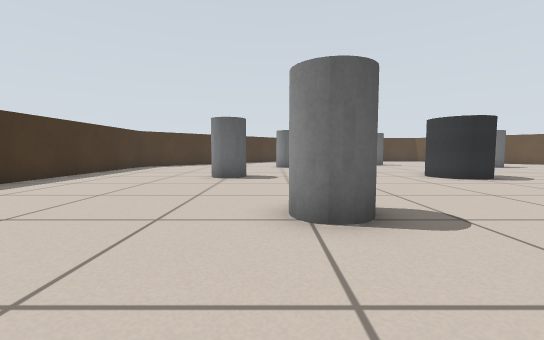
[1] (above)

18 first-person views from a walk through a world built for the Gazebo simulator. The camera is 0.45 m above the floor, tilts 4° down and sees 90° across. The floor is counted in squares, 0.5 m on a side. Each view is taken from the middle of a square. On the plan, view 1 faces up. The plan holds only what a view shows up to about 11 squares ahead; the rest is blank.

[2]
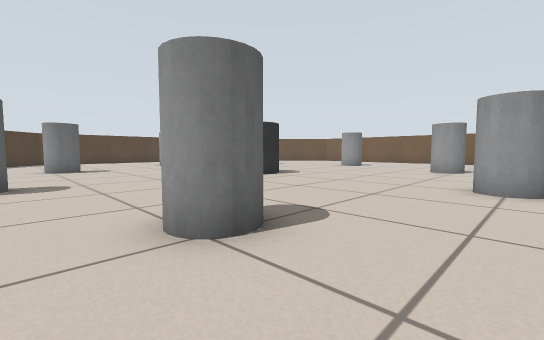

[3]
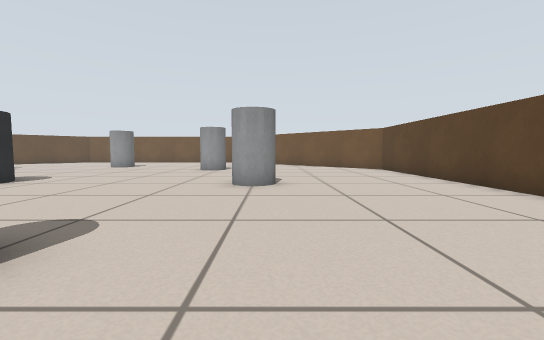

[4]
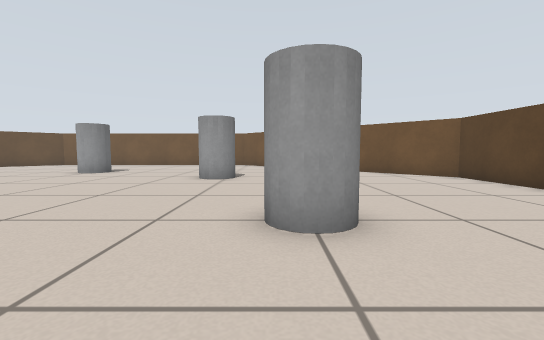

[5]
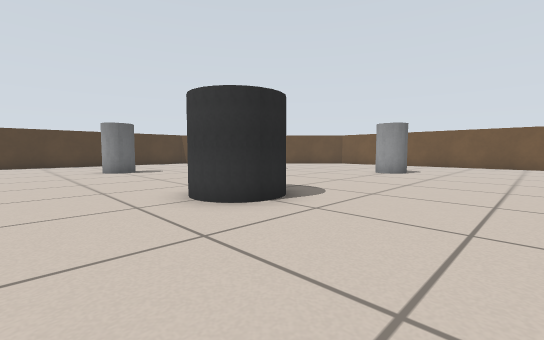

[6]
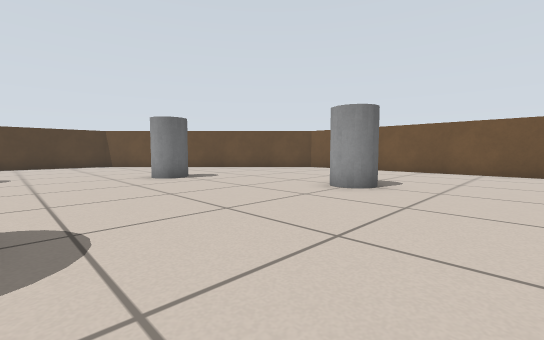

[7]
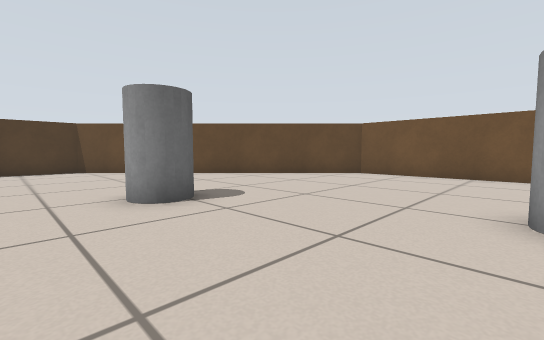

[8]
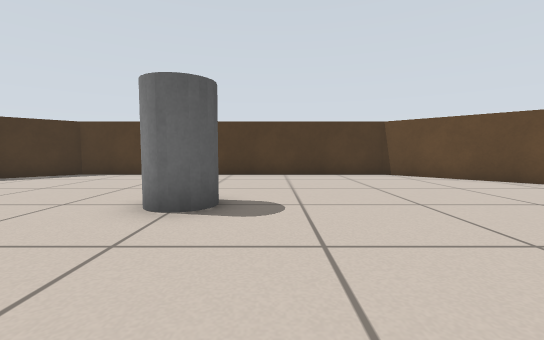

[9]
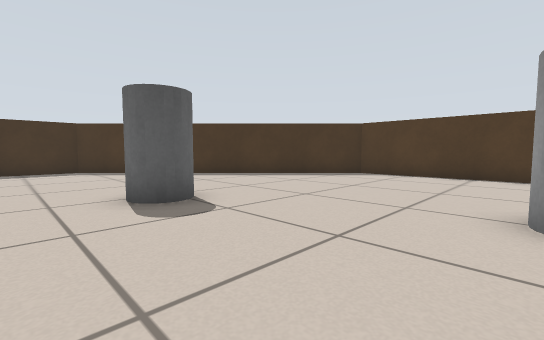

[10]
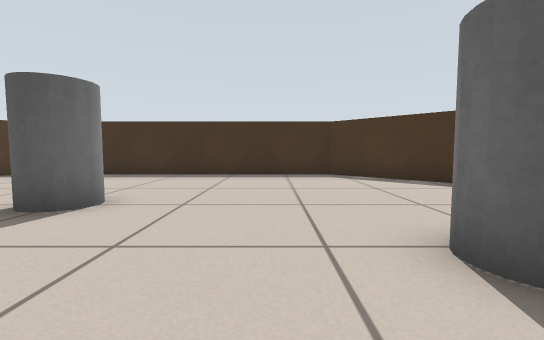

[11]
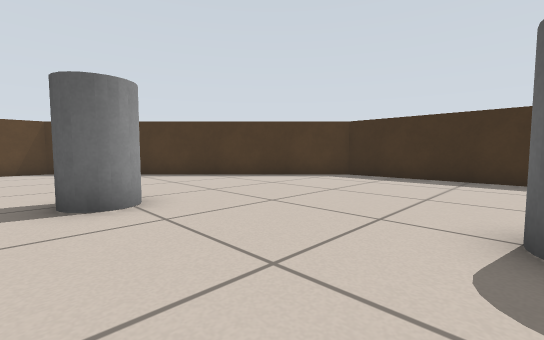

[12]
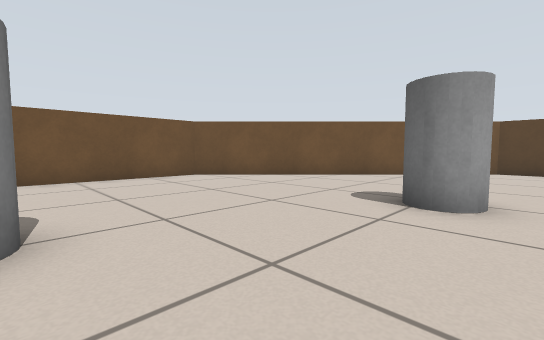

[13]
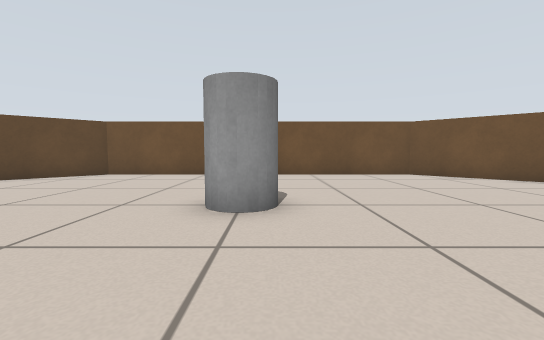

[14]
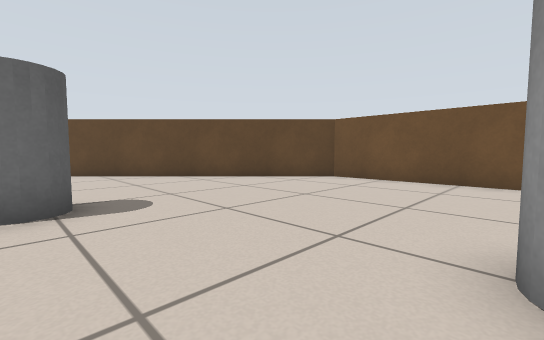

[15]
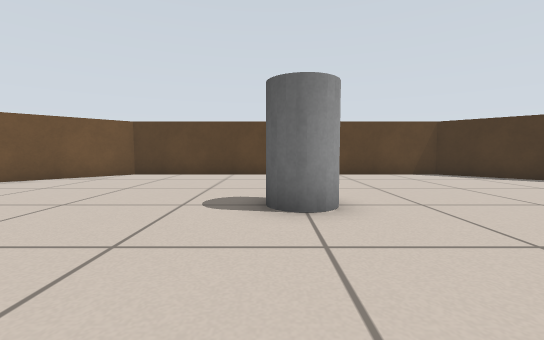

[16]
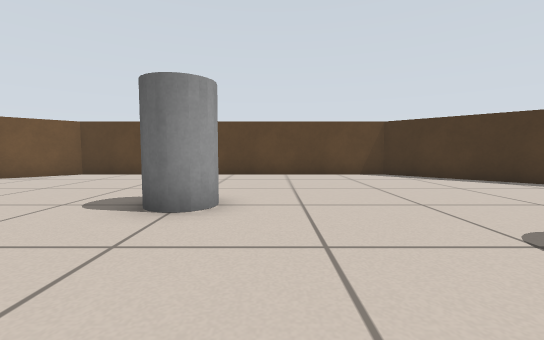

[17]
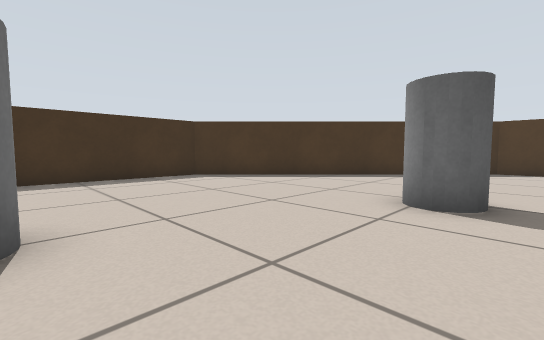

[18]
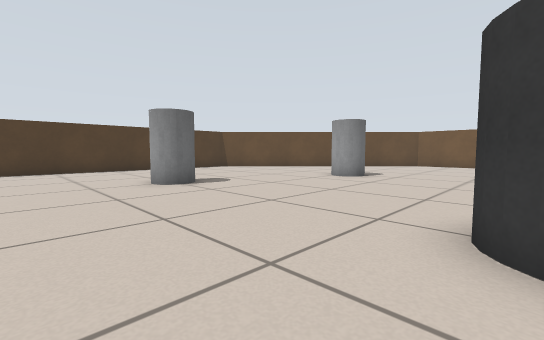

### Floor plan
Points are (right, up) in squares from view 1. A wall is a line through its corners. A room is listed if a view was taken in it or the views show most of it. See-through windows are left out.
Room 1 (views 1, 2, 3, 4, 5, 6, 7, 8, 9, 10, 11, 12, 13, 14, 15, 16, 17, 18)
walls: (-7.3, 15.2) (-7.3, 3.8) (0.8, -4.4) (12.2, -4.4) (20.4, 3.8) (20.4, 15.2) (12.2, 23.4) (0.8, 23.4) (-7.3, 15.2)
objects: grey cylinder (-2, 9) to (-1, 10); grey cylinder (0, 3) to (1, 4); grey cylinder (0, 15) to (1, 16); grey cylinder (6, 1) to (7, 2); dark grey cylinder (6, 9) to (7, 10); grey cylinder (6, 17) to (7, 18); grey cylinder (12, 3) to (13, 4); grey cylinder (12, 15) to (13, 16); grey cylinder (14, 9) to (15, 10)

Positions as (right, up) in squares from view 1, and headings:
1: (0, 0), facing up
2: (-1, 1), facing up-right
3: (-1, 1), facing right
4: (3, 2), facing right
5: (3, 5), facing up-right
6: (8, 6), facing up-right
7: (10, 10), facing up-right
8: (8, 13), facing up
9: (6, 13), facing up-left
10: (3, 13), facing left
11: (2, 9), facing down-left
12: (11, 9), facing down-right
13: (10, 9), facing right
14: (12, 10), facing up-right
15: (7, 6), facing down
16: (5, 6), facing down
17: (2, 10), facing up-left
18: (3, 10), facing up-right
